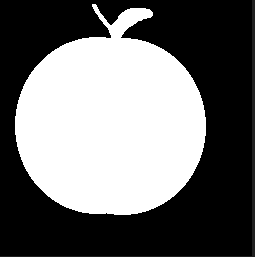
#> input picture Dilation Processing in Dark IMG/apple.png, 255 x 257 px, found by its file name
$ python dilationprocessing.py
#> lines starting #> are read from the running program, lines starting #| are printed output that depends on the picture
import cv2
import numpy as np

IMG =  cv2.imread('Dilation Processing in Dark IMG/apple.png', 0)
#> IMG is the input picture: shape (257, 255); min 0, max 255, mean 110.5

kernel =  cv2.getStructuringElement(cv2.MORPH_ELLIPSE, (5, 5))

dilation = cv2.dilate(IMG, kernel, iterations=1)
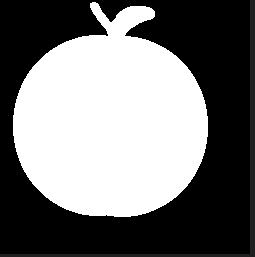
#> dilation: shape (257, 255); min 0, max 255, mean 117
res = np.concatenate((IMG, dilation), axis=1)
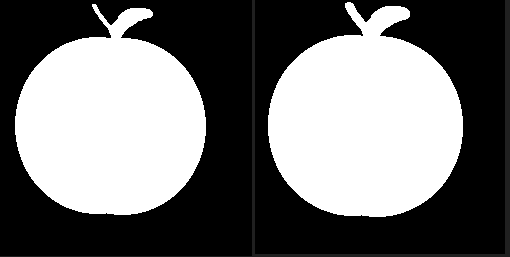
#> res: shape (257, 510); min 0, max 255, mean 113.8

cv2.imshow('Result', res)
cv2.waitKey(0)
cv2.destroyAllWindows()

# como podemos ver no resultado, o processo de ditação deixa a imagem mais clara, decompondo alguns pixels escuros ao redor dos pixels claros.
